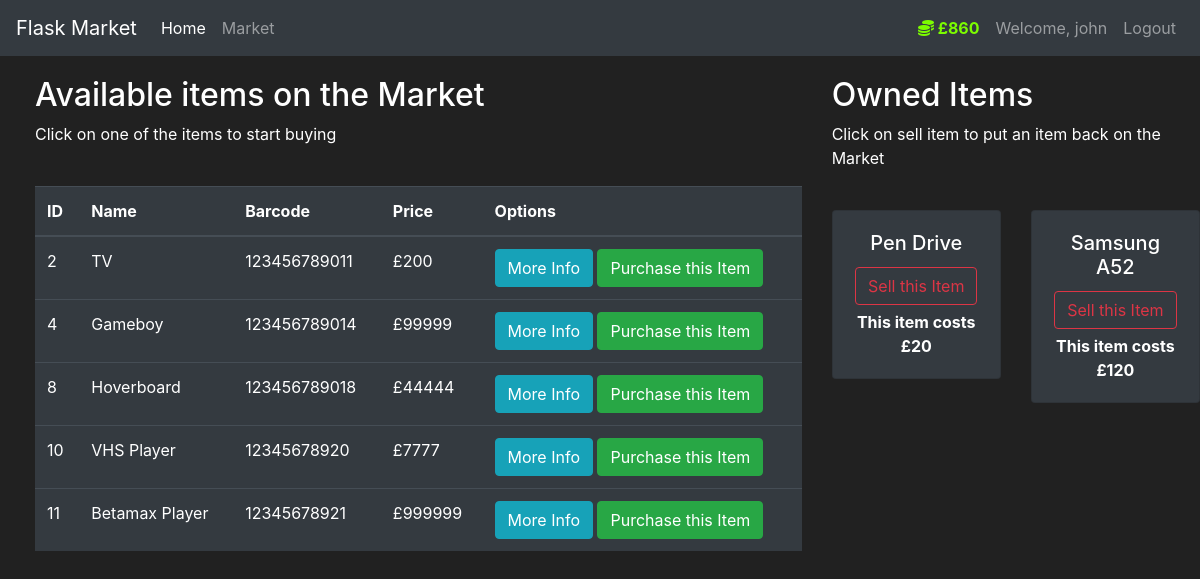
Page /market (signed in) on the committed database.
### market/models.py (models this page shows, shortened)
class User(db.Model, UserMixin):
    id = db.Column(db.Integer(), primary_key=True)
    username = db.Column(db.String(length=30), nullable=False, unique=True)
    email_address = db.Column(db.String(length=50), nullable=False, unique=True)
    password_hash = db.Column(db.String(length=60), nullable=False)
    budget = db.Column(db.Integer(), nullable=False, default=1000)
    items = db.relationship('Item', backref='owned_user', lazy=True)
    @property
    def password(self):
        return self.password
    @property
    def prettier_budget(self):
        if len(str(self.budget)) >= 4:
            return f'£{str(self.budget)[:-3]},{str(self.budget)[-3:]}'
        else:
            return f'£{self.budget}'

class Item(db.Model):
    id = db.Column(db.Integer(), primary_key=True)
    name = db.Column(db.String(length=30), nullable=False, unique=True)
    price = db.Column(db.Integer(), nullable=False)
    barcode = db.Column(db.String(length=12), nullable=False, unique=True)
    description = db.Column(db.String(length=1024), nullable=False, unique=True)
    owner = db.Column(db.Integer(), db.ForeignKey('user.id'))

### market/routes.py (the view, shortened to what this page needs)
@app.route('/market', methods=['GET', 'POST'])
@login_required
def market_page():
    purchase_form = PurchaseItemForm()
    selling_form = SellItemForm()
    if request.method == "GET":
        items = Item.query.filter_by(owner=None)
        owned_items = Item.query.filter_by(owner=current_user.id)
        return render_template('market.html', items=items, purchase_form=purchase_form, owned_items=owned_items, selling_form=selling_form)

### market/models.py (called while the page is built)
@login_manager.user_loader
def load_user(user_id):
    return User.query.get(int(user_id))

### market/templates/market.html (shortened to what this page needs)
{% extends 'base.html' %}
{% block content %}
<div class="row" style="margin-top:20px; margin-left:20px">
    <div class="col-8">
        <h2>Available items on the Market</h2>
        <p>Click on one of the items to start buying</p>
        <br>
        <table class="table table-hover table-dark">
            <thead>
            <tr>
                <th scope="col">ID</th>
                <th scope="col">Name</th>
                <th scope="col">Barcode</th>
                <th scope="col">Price</th>
                <th scope="col">Options</th>
            </tr>
            </thead>
            <tbody>
            {% for item in items %}
            <tr>
                <td>{{ item.id }}</td>
                <td>{{ item.name }}</td>
                <td>{{ item.barcode }}</td>
                <td>£{{ item.price }}</td>
                <td>
                    <button class="btn btn-outline btn-info" data-toggle="modal"
                            data-target="#Modal-MoreInfo-{{ item.id }}">More Info
                    </button>
                    <button class="btn btn-outline btn-success" data-toggle="modal"
                            data-target="#Modal-PurchaseConfirm-{{ item.id }}">Purchase this Item
                    </button>
                </td>
            </tr>
            {% endfor %}
            </tbody>
        </table>
    </div>
    <div class="col-4">
        <h2>Owned Items</h2>
        <p>Click on sell item to put an item back on the Market</p>
        <br>
        <div class="row">
            {% for owned_item in owned_items %}
            <div class="col-md-6">
                <div style="margin-bottom: 5px" class="card text-center bg-dark">
                    <div class="card-body">
                        <h5 class="card-title">{{ owned_item.name }}</h5>
                        <button type="button" class="btn btn-outline-danger" style="margin-bottom: 5px"
                                data-toggle="modal" data-target="#Modal-SellingConfirm-{{ owned_item.id }}">
                            Sell this Item
                        </button>
                        <p class="card-text"><strong>
                            This item costs £{{ owned_item.price }}
                        </strong></p>
                    </div>
                </div>
            </div>
            {% endfor %}
        </div>
    </div>
</div>
{% endblock %}

### market/templates/base.html (shortened to what this page needs)
<!doctype html>
<html lang="en">
<head>
    <link rel="stylesheet" href="https://cdn.jsdelivr.net/npm/bootstrap@4.5.3/dist/css/bootstrap.min.css"
>
    <link rel="stylesheet" href="https://cdnjs.cloudflare.com/ajax/libs/font-awesome/6.3.0/css/all.min.css">
</head>
<body>
<nav class="navbar navbar-expand-md navbar-dark bg-dark">
    <a class="navbar-brand" href="#">Flask Market</a>
    <div class="collapse navbar-collapse" id="navbarNav">
        <ul class="navbar-nav mr-auto">
            <li class="nav-item active">
                <a class="nav-link" href="{{ url_for('home_page') }}">Home <span class="sr-only">(current)</span></a>
            </li>
            <li class="nav-item">
                <a class="nav-link" href="{{ url_for('market_page') }}">Market</a>
            </li>
        </ul>
        {% if current_user.is_authenticated %}
        <ul class="navbar-nav">
            <li class="nav-item">
                <a class="nav-link" style="color: lawngreen; font-weight: bold">
                    <i class="fas fa-coins"></i>
                    {{ current_user.prettier_budget }}
                </a>
            </li>
            <li class="nav-item">
                <a class="nav-link">Welcome, {{ current_user.username }}</a>
            </li>
            <li class="nav-item">
                <a class="nav-link" href="{{ url_for('logout_page') }}">Logout</a>
            </li>
        </ul>
        {% endif %}
    </div>
</nav>
{% block content %}
{% endblock %}
</body>
</html>

### market/templates/base.html (style rules this page uses)
body { background-color: #212121; color: white }

### rows in the picture
User: prettier_budget "£860", username "john"
Item: id "2", name "TV", barcode "123456789011", price "200"
Item: id "4", name "Gameboy", barcode "123456789014", price "99999"
Item: id "8", name "Hoverboard", barcode "123456789018", price "44444"
Item: id "10", name "VHS Player", barcode "12345678920", price "7777"
Item: id "11", name "Betamax Player", barcode "12345678921", price "999999"
Item: name "Pen Drive", price "20"
Item: name "Samsung A52", price "120"
